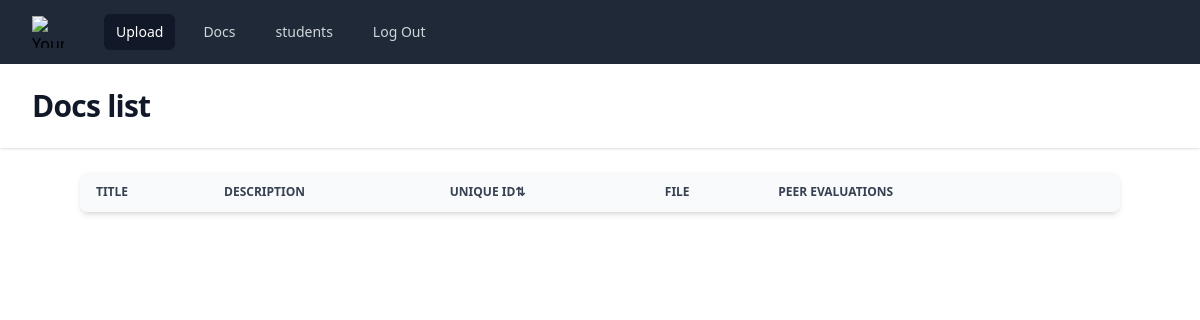
Before: /docs/ with the older database file.
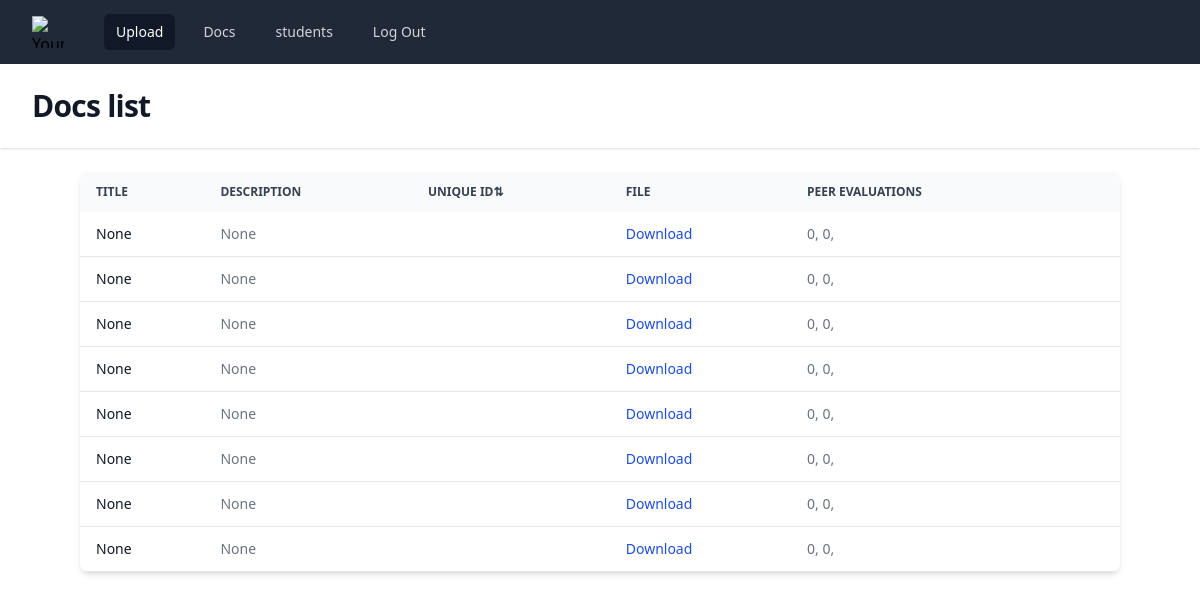
After: the same page with the newer database file.
### app/models.py (models this page shows, shortened)
class documents(models.Model):
    id = models.AutoField(primary_key=True)
    title = models.CharField(max_length=200, blank=True, null=True)
    description = models.TextField(null=True)
    user_id = models.ForeignKey(User, on_delete=models.CASCADE)
    peer_evaluations = models.ManyToManyField('PeerEvaluation')
    uid = models.ForeignKey('Student', on_delete=models.CASCADE)
    file = models.FileField(upload_to='documents/')

class PeerEvaluation(models.Model):
    evaluator_id = models.IntegerField()
    evaluation_date = models.DateTimeField(auto_now_add=True)
    evaluation = models.TextField()
    feedback = models.TextField()
    score = models.IntegerField()
    document = models.ForeignKey('documents', on_delete=models.CASCADE)
    evaluated = models.BooleanField(default=False)
    ticket = models.IntegerField(default=0)
    evaluated_by = models.ForeignKey(User, on_delete=models.CASCADE, null=True, related_name='evaluated_by')

### app/views.py (the view)
# urls.py: path('docs/', evaluationList),
def evaluationList(request):
    docs = []
    for doc in documents.objects.all():
        evaluations = PeerEvaluation.objects.filter(document_id=doc.id)
        docs.append({
            'doc': doc,
            'evaluations': evaluations
        })
    return render(request, 'docs.html', {'docs': docs})

### app/templates/docs.html (shortened to what this page needs)
{% extends "base.html" %} {% block title %} PeerEval : : Home {% endblock %} {% block header %} Docs list {% endblock %} {% block content %}
<div class="mx-auto max-w-screen-xl px-4 lg:px-12">
  <div
    class="bg-white dark:bg-gray-800 relative shadow-md sm:rounded-lg overflow-hidden"
  >
    <div class="overflow-x-auto">
      <table
        id="docsTable"
        class="w-full text-sm text-left text-gray-500 dark:text-gray-400"
      >
        <thead
          class="text-xs text-gray-700 uppercase bg-gray-50 dark:bg-gray-700 dark:text-gray-400"
        >
          <tr>
            <th scope="col" class="px-4 py-3">Title</th>
            <th scope="col" class="px-4 py-3">Description</th>
            <th scope="col" class="px-4 py-3" id="sortRollNo">
              Unique ID<span id="sort-icon">⇅</span>
            </th>
            <th scope="col" class="px-4 py-3">File</th>
            <th scope="col" class="px-4 py-3">Peer Evaluations</th>
            <th scope="col" class="px-4 py-3">
            </th>
          </tr>
        </thead>
        <tbody>
          {% for doc in docs %}
          <tr class="border-b dark:border-gray-700">
            <th
              scope="row"
              class="px-4 py-3 font-medium text-gray-900 whitespace-nowrap dark:text-white"
            >
              {{ doc.doc.title }}
            </th>
            <td class="px-4 py-3">{{ doc.doc.description }}</td>
            <td class="px-4 py-3 roll-no">{{ doc.doc.roll_no }}</td>
            <td class="px-4 py-3">
              <a
                href="{{ doc.doc.file.url }}"
                class="text-blue-700 hover:underline dark:text-blue-400 dark:hover:text-blue-300"
                target="_blank"
                >Download</a
              >
            </td>
            <td class="px-4 py-3">
              {% if doc.evaluations %} {% for eval in doc.evaluations %}
              {{ eval.score }}, {% endfor %} {% else %} No evaluations yet {% endif %}
            </td>
          </tr>
          {% endfor %}
        </tbody>
      </table>
    </div>
  </div>
</div>
{% endblock %}

### app/templates/base.html (shortened to what this page needs)
<!DOCTYPE html>
<html lang="en">
  <head>
    <script src="https://cdn.tailwindcss.com"></script>
    <link href="https://cdn.jsdelivr.net/npm/flowbite@2.5.2/dist/flowbite.min.css" rel="stylesheet" />
  </head>
  <body>
    <div class="min-h-full">
      <nav class="bg-gray-800">
        <div class="mx-auto max-w-7xl px-4 sm:px-6 lg:px-8">
          <div class="flex h-16 items-center justify-between">
            <div class="flex items-center">
              <div class="shrink-0">
                <img
                  class="size-8"
                  src="https://tailwindui.com/plus/img/logos/mark.svg?color=indigo&shade=500"
                  alt="Your Company"
                />
              </div>
              <div class="hidden md:block">
                <div class="ml-10 flex items-baseline space-x-4">
                  <a
                    href="/home"
                    class="rounded-md bg-gray-900 px-3 py-2 text-sm font-medium text-white"
                    aria-current="page"
                    >Upload</a
                  >
                  <a
                    href="/docs"
                    class="rounded-md px-3 py-2 text-sm font-medium text-gray-300 hover:bg-gray-700 hover:text-white"
                    >Docs</a
                  >
                  <a
                    href="/students"
                    class="rounded-md px-3 py-2 text-sm font-medium text-gray-300 hover:bg-gray-700 hover:text-white"
                    >students</a
                  >
                  <a
                    href="/logout"
                    class="rounded-md px-3 py-2 text-sm font-medium text-gray-300 hover:bg-gray-700 hover:text-white"
                    >Log Out</a
                  >
                </div>
              </div>
            </div>
          </div>
        </div>
      </nav>
      <header class="bg-white shadow">
        <div class="mx-auto max-w-7xl px-4 py-6 sm:px-6 lg:px-8">
          <h1 class="text-3xl font-bold tracking-tight text-gray-900">
            {% block header %} {%endblock%}
          </h1>
        </div>
      </header>
      <main>
        <div class="mx-auto max-w-7xl px-4 py-6 sm:px-6 lg:px-8">
            {% block content %}
            {% endblock %}
        </div>
      </main>
    </div>
  </body>
</html>

### app/templates/base.html (style rules this page uses)
h1 { color: green; font-weight: bold; }
img { width: 60%; }

Changed rows visible on the page:
added documents: doc "None", doc.description "None"
added PeerEvaluation: score "0", shown under "None"
added PeerEvaluation: score "0", shown under "None"
added documents: doc "None", doc.description "None"
added PeerEvaluation: score "0", shown under "None"
added PeerEvaluation: score "0", shown under "None"
added documents: doc "None", doc.description "None"
added PeerEvaluation: score "0", shown under "None"
added PeerEvaluation: score "0", shown under "None"
added documents: doc "None", doc.description "None"
added PeerEvaluation: score "0", shown under "None"
added PeerEvaluation: score "0", shown under "None"
added documents: doc "None", doc.description "None"
added PeerEvaluation: score "0", shown under "None"
added PeerEvaluation: score "0", shown under "None"
added documents: doc "None", doc.description "None"
added PeerEvaluation: score "0", shown under "None"
added PeerEvaluation: score "0", shown under "None"
added documents: doc "None", doc.description "None"
added PeerEvaluation: score "0", shown under "None"
added PeerEvaluation: score "0", shown under "None"
added documents: doc "None", doc.description "None"
added PeerEvaluation: score "0", shown under "None"
added PeerEvaluation: score "0", shown under "None"
